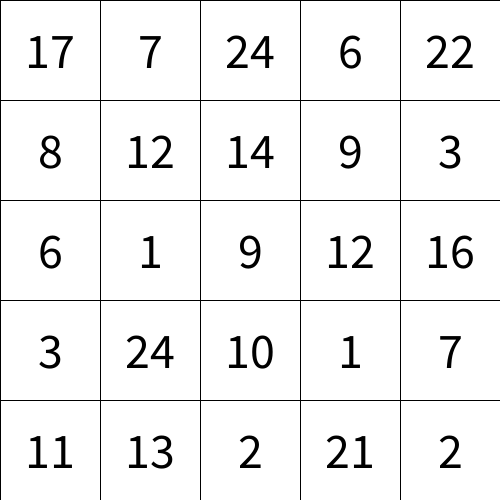
Frame 1 (no input)
Frame 60 (the mouse pressed at the canvas centre just before this capture): identical to frame 1, image omitted
Frame 120 (the mouse held since frame 60 and released just before this capture): identical to frame 1, image omitted

The Processing sketch that drew this single still picture (run headless with seeded random() and noise(); from frame 60 on, the mouse is pressed at the canvas centre):

// Processing sketch: week06_3_schulte_table03_random_2d_array_table
// ── week06_3_schulte_table03_random_2d_array_table.pde
//week06_3_schulte_table03_random_2d_array_table
int [][] table=new int[5][5];
void setup(){
  size(500,500);
  textSize(50);
  textAlign(CENTER,CENTER);
  for(int i=0;i<5;i++){
    for(int j=0;j<5;j++){
      table[i][j]=int(random(1,26));
    }
  }
}
void draw(){
    for(int i=0;i<5;i++){
      for(int j=0;j<5;j++){
      fill(255);rect(j*100,i*100,100,100);
      fill(0);text(""+table[i][j],50+j*100,50+i*100);
    }
  }
}
